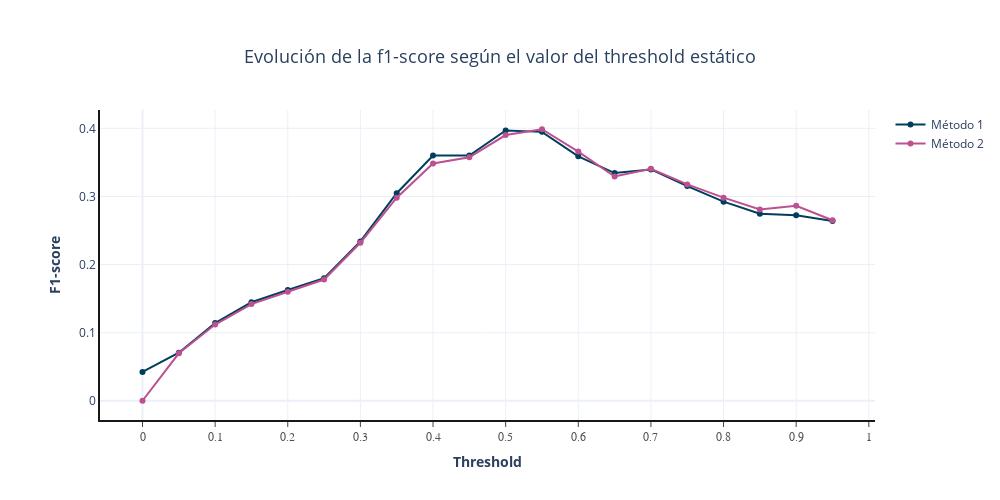

Notebook code for this chart:
### Code cell
plot = go.Figure()

color_dict = {
    1: "#003f5c",
    2: "#bc5090",
    3: "#ffa600",
}
for ind, df in enumerate(method_df_list): 
    plot.add_traces([
        go.Scatter(x=df["threshold_perc"], y=df["f1-score"], mode="lines+markers", name=f"Método {ind+1}", marker_color=color_dict[ind+1])
    ])
plot.update_layout(
    xaxis=dict(
        showline=True,
        showgrid=True,
        showticklabels=True,
        linecolor='rgb(24, 24, 24)',
        linewidth=2,
        ticks='outside',
        tickfont=dict(
            family='Arial',
            size=12,
            color='rgb(82, 82, 82)',
        ),
        title={
            "text": "<b>Threshold</b>",
            'font': {
                'size': 14,
            }
        },
        dtick=0.10,
    ),
    yaxis=dict(
        showgrid=True,
        zeroline=True,
        showline=True,
        showticklabels=True,
        linecolor='rgb(24, 24, 24)',
        linewidth=2,
        title={
            "text": "<b>F1-score</b>",
            'font': {
                'size': 14,
            }
        }
    ),
    title={
        'text': "Evolución de la f1-score según el valor del threshold estático",
        'font': {
            'size': 18,
        },
        'y': 0.9,
        'x': 0.5,
        'xanchor': 'center',
        'yanchor': 'top'
    },
    legend={
        'bordercolor': '#000000',
        'borderwidth': 0,
    },
    width=1000,
    height=500,
    autosize=False,
    margin=dict(
        autoexpand=True,
        l=100,
        r=20,
        t=110,
    ),
    template="plotly_white",
    showlegend=True,
    plot_bgcolor='white'
)
plot.show()

### Figure 1 — Plotly figure (JSON) as saved in the notebook; plotly's stock layout.template omitted (floating-point values rounded to 4 significant figures)
{"data": [{"marker": {"color": "#003f5c"}, "mode": "lines+markers", "name": "Método 1", "type": "scatter", "x": [0, 0.05, 0.1, 0.15, 0.2, 0.25, 0.3, 0.35, 0.4, 0.45, 0.5, 0.55, 0.6, 0.65, 0.7, 0.75, 0.8, 0.85, 0.9, 0.95], "y": [0.04234, 0.07052, 0.114, 0.1446, 0.1626, 0.1801, 0.234, 0.3048, 0.3601, 0.3601, 0.3969, 0.3949, 0.3589, 0.3343, 0.3397, 0.3153, 0.2924, 0.2746, 0.2726, 0.2641]}, {"marker": {"color": "#bc5090"}, "mode": "lines+markers", "name": "Método 2", "type": "scatter", "x": [0, 0.05, 0.1, 0.15, 0.2, 0.25, 0.3, 0.35, 0.4, 0.45, 0.5, 0.55, 0.6, 0.65, 0.7, 0.75, 0.8, 0.85, 0.9, 0.95], "y": [0, 0.06968, 0.112, 0.142, 0.16, 0.178, 0.2321, 0.2982, 0.3485, 0.3575, 0.3902, 0.3987, 0.3659, 0.3294, 0.3406, 0.3178, 0.2983, 0.281, 0.2862, 0.2651]}], "layout": {"autosize": false, "height": 500, "legend": {"bordercolor": "#000000", "borderwidth": 0}, "margin": {"autoexpand": true, "l": 100, "r": 20, "t": 110}, "plot_bgcolor": "white", "showlegend": true, "title": {"font": {"size": 18}, "text": "Evolución de la f1-score según el valor del threshold estático", "x": 0.5, "xanchor": "center", "y": 0.9, "yanchor": "top"}, "width": 1000, "xaxis": {"dtick": 0.1, "linecolor": "rgb(24, 24, 24)", "linewidth": 2, "showgrid": true, "showline": true, "showticklabels": true, "tickfont": {"color": "rgb(82, 82, 82)", "family": "Arial", "size": 12}, "ticks": "outside", "title": {"font": {"size": 14}, "text": "<b>Threshold</b>"}}, "yaxis": {"linecolor": "rgb(24, 24, 24)", "linewidth": 2, "showgrid": true, "showline": true, "showticklabels": true, "title": {"font": {"size": 14}, "text": "<b>F1-score</b>"}, "zeroline": true}}}
